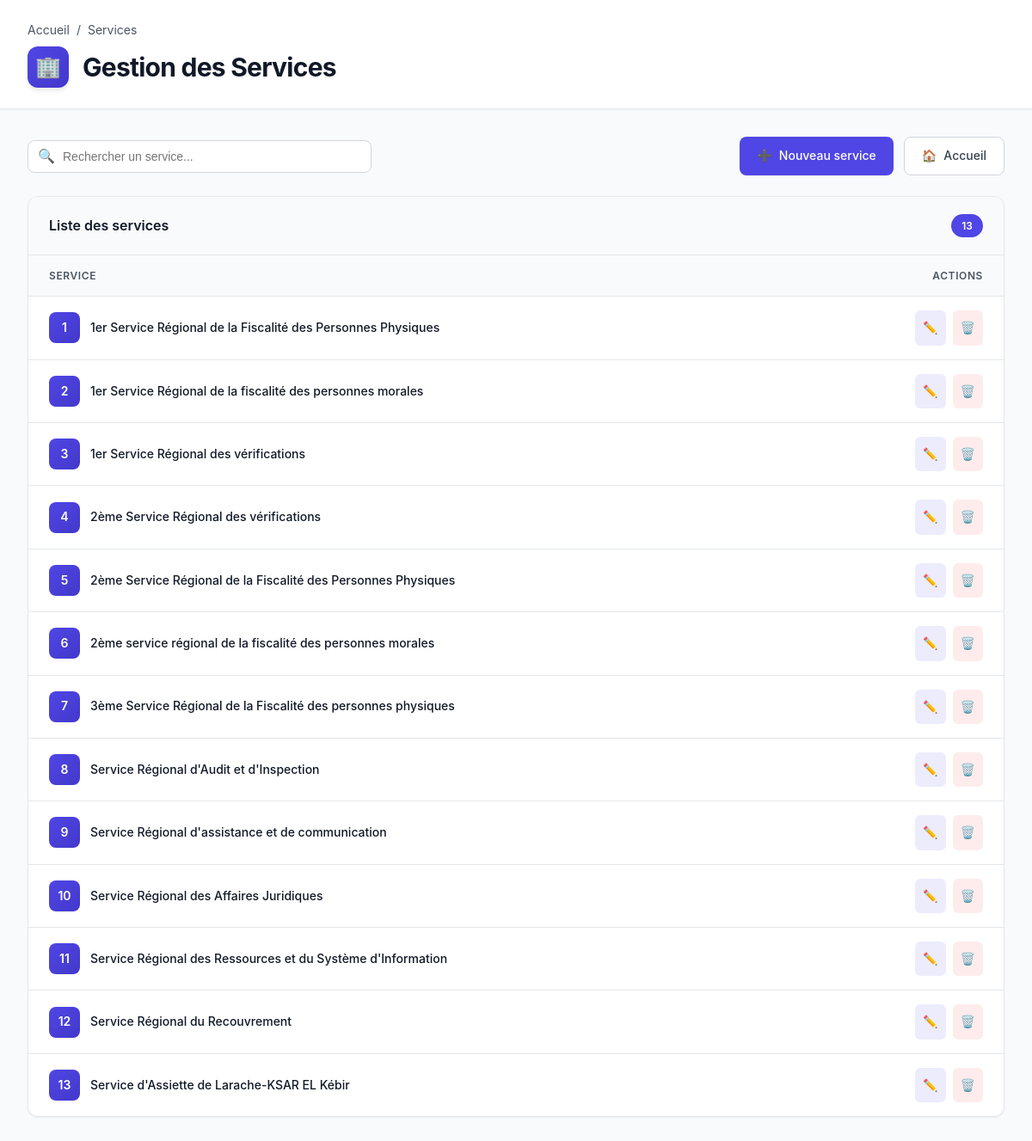
/liste_services/, run on the app's committed database.
### inventaire/models.py (models this page shows, shortened)
class Service(models.Model):
    libelle = models.CharField(max_length=150)
    class Meta:
        ordering = ['libelle']

### inventaire/views.py (the view)
# urls.py: path('liste_services/', views.liste_services, name='liste_services'),
def liste_services(request):
    services = Service.objects.all()
    return render(request, 'inventaire/liste_services.html', {'services': services})

### inventaire/templates/inventaire/liste_services.html (shortened to what this page needs)
<!DOCTYPE html>
<html lang="fr">
<head>
</head>
<body>
    <div class="header">
        <div class="header-content">
            <div class="header-top">
                <div class="breadcrumb">
                    <a href="{% url 'home' %}">Accueil</a>
                    <span>/</span>
                    <span>Services</span>
                </div>
            </div>
            <div class="page-title-section">
                <div class="page-icon">🏢</div>
                <h1>Gestion des Services</h1>
            </div>
        </div>
    </div>
    <div class="container">
        <div class="toolbar">
            <div class="search-box">
                <span class="search-icon">🔍</span>
                <input type="text" id="searchInput" placeholder="Rechercher un service...">
            </div>
            <div class="toolbar-actions">
                <a href="{% url 'ajouter_service' %}" class="btn btn-primary">
                    <span>➕</span>
                    <span>Nouveau service</span>
                </a>
                <a href="{% url 'home' %}" class="btn btn-secondary">
                    <span>🏠</span>
                    <span>Accueil</span>
                </a>
            </div>
        </div>
        <div class="card">
            {% if services %}
            <div class="card-header">
                <div class="card-title">Liste des services</div>
                <div class="badge">{{ services|length }}</div>
            </div>
            <div class="table-wrapper">
                <table id="servicesTable">
                    <thead>
                        <tr>
                            <th>Service</th>
                            <th style="text-align: right;">Actions</th>
                        </tr>
                    </thead>
                    <tbody>
                        {% for s in services %}
                        <tr>
                            <td>
                                <div class="service-name">
                                    <div class="service-avatar">{{ forloop.counter }}</div>
                                    <span>{{ s.libelle }}</span>
                                </div>
                            </td>
                            <td>
                                <div class="action-buttons" style="justify-content: flex-end;">
                                    <a href="{% url 'modifier_service' s.id %}"
                                       class="action-btn btn-edit"
                                       title="Modifier">
                                        <span>✏️</span>
                                    </a>
                                    <a href="{% url 'supprimer_service' s.id %}"
                                       class="action-btn btn-delete"
                                       title="Supprimer"
                                       onclick="return confirm('Êtes-vous sûr de vouloir supprimer ce service ?');">
                                        <span>🗑️</span>
                                    </a>
                                </div>
                            </td>
                        </tr>
                        {% endfor %}
                    </tbody>
                </table>
            </div>
            {% endif %}
        </div>
    </div>
</body>
</html><!DOCTYPE html>

### data on the page
Service: libelle "1er Service Régional de la Fiscalité des Personnes Physiques"
Service: libelle "1er Service Régional de la fiscalité des personnes morales"
Service: libelle "1er Service Régional des vérifications"
Service: libelle "2ème Service Régional des vérifications"
Service: libelle "2ème Service Régional de la Fiscalité des Personnes Physiques"
Service: libelle "2ème service régional de la fiscalité des personnes morales"
Service: libelle "3ème Service Régional de la Fiscalité des personnes physiques"
Service: libelle "Service Régional d'Audit et d'Inspection"
Service: libelle "Service Régional d'assistance et de communication"
Service: libelle "Service Régional des Affaires Juridiques"
Service: libelle "Service Régional des Ressources et du Système d'Information"
Service: libelle "Service Régional du Recouvrement"
Service: libelle "Service d'Assiette de Larache-KSAR EL Kébir"

### other printed values
{{ services|length }} "13"
